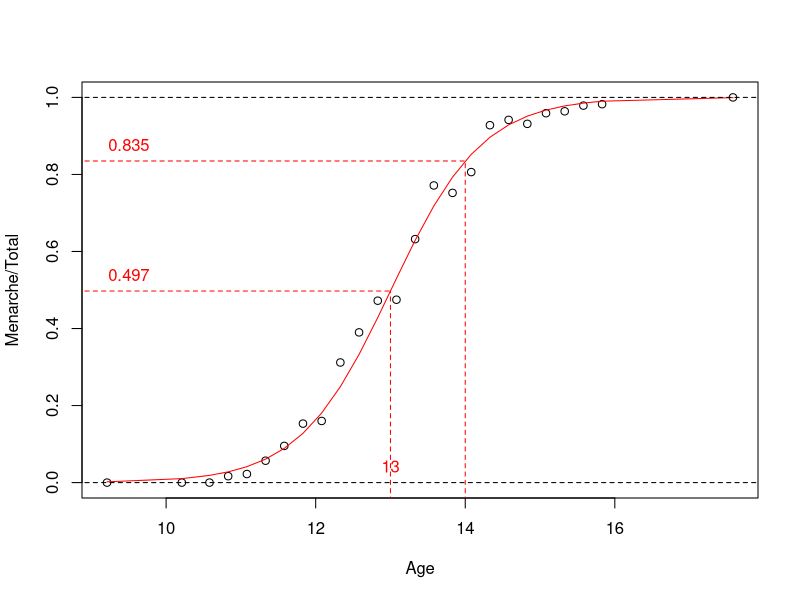

This figure's R source:
###################################
# https://ww2.coastal.edu/kingw/statistics/R-tutorials/logistic.html

library(MASS)
data("menarche")
str(menarche)

? menarche

plot(Menarche/Total ~ Age, data=menarche)

# nao temos uma variavel para cada individuo pesquisado, ou seja,
# nao temos uma variavel binaria (0,1)
# mas podemos usar glm com uma matriz na qual a primeira coluna 
# corresponde aos casos de sucesso e a segunda, de insucesso
glm.out <- glm(cbind(Menarche, Total-Menarche) ~ Age, family=binomial, data=menarche)

lines(menarche$Age, glm.out$fitted.values, type = "l", col="red")
# os valores ajustados est?o bem pr?ximos dos observados

summary(glm.out)
glm.out$deviance
glm.out$df.residual
# a hipotese nula Ho eh o modelo saturado
# verificar se ha diferenca significativa entre o modelo proposto 
# e o saturado
1-pchisq(glm.out$deviance, glm.out$df.residual)
# verificar se ha diferenca significativa entre o modelo proposto 
# e o nulo
1-pchisq(glm.out$null.deviance - glm.out$deviance, glm.out$df.null - glm.out$df.residual)

# beta0 - chance da menarca com zero anos
beta0 <- glm.out$coefficients[1]
exp(beta0)

# beta1 - razao das chances quando a idade varia 1 ano
beta1 <- glm.out$coefficients[2]
exp(beta1)

# sigmoide
sigmoide <- function(x) {as.numeric(1 / (1 + exp(-(beta0 + beta1*x))))}

# beta0
p0 <- sigmoide(0) # probabilidade em Age = 0
p0 / (1 - p0) # chance quando Age = 0

# beta1
# probabilidades com 13 e 14 anos
px  <- sigmoide(13)
px1 <- sigmoide(14)

# plotando 
lines(c(0,20), c(0,0), lty = "dashed") # linha em 0
lines(c(0,20), c(1,1), lty = "dashed") # linha em 1
lines(c(13,13), c(-1,px), lty = "dashed", col="red") # Age = 13
text(13,0,"13",col="red",pos=3)
lines(c(0,13), c(px,px), lty = "dashed", col="red") # px
text(9.5,px,round(px,3),col="red",pos=3)
lines(c(14,14), c(-1,px1), lty = "dashed", col="red") # Age = 14
lines(c(0,14), c(px1,px1), lty = "dashed", col="red") # px1
text(9.5,px1,round(px1,3),col="red",pos=3)

# razao das chances
(px1/(1 - px1)) / (px/(1 - px))
